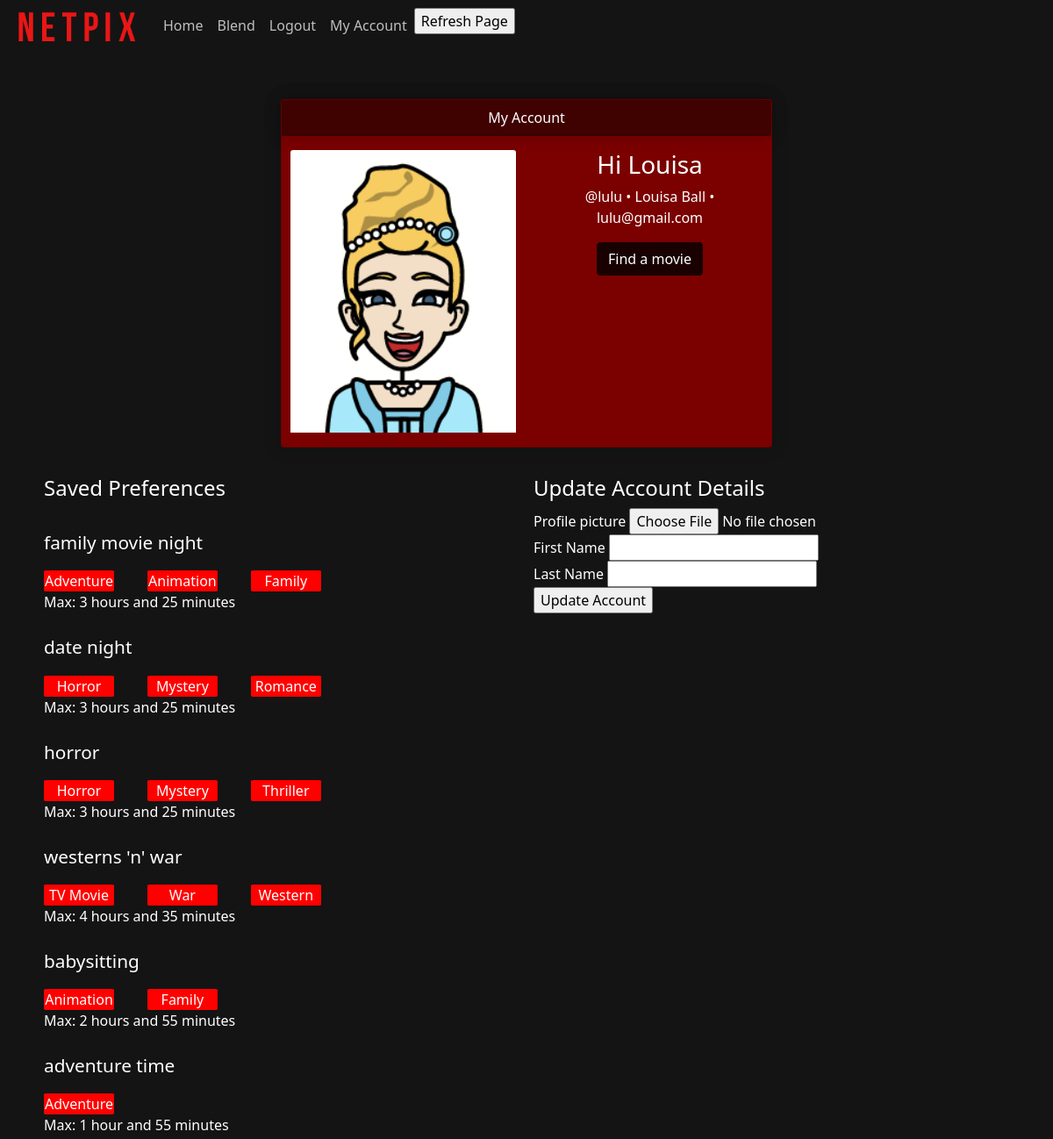
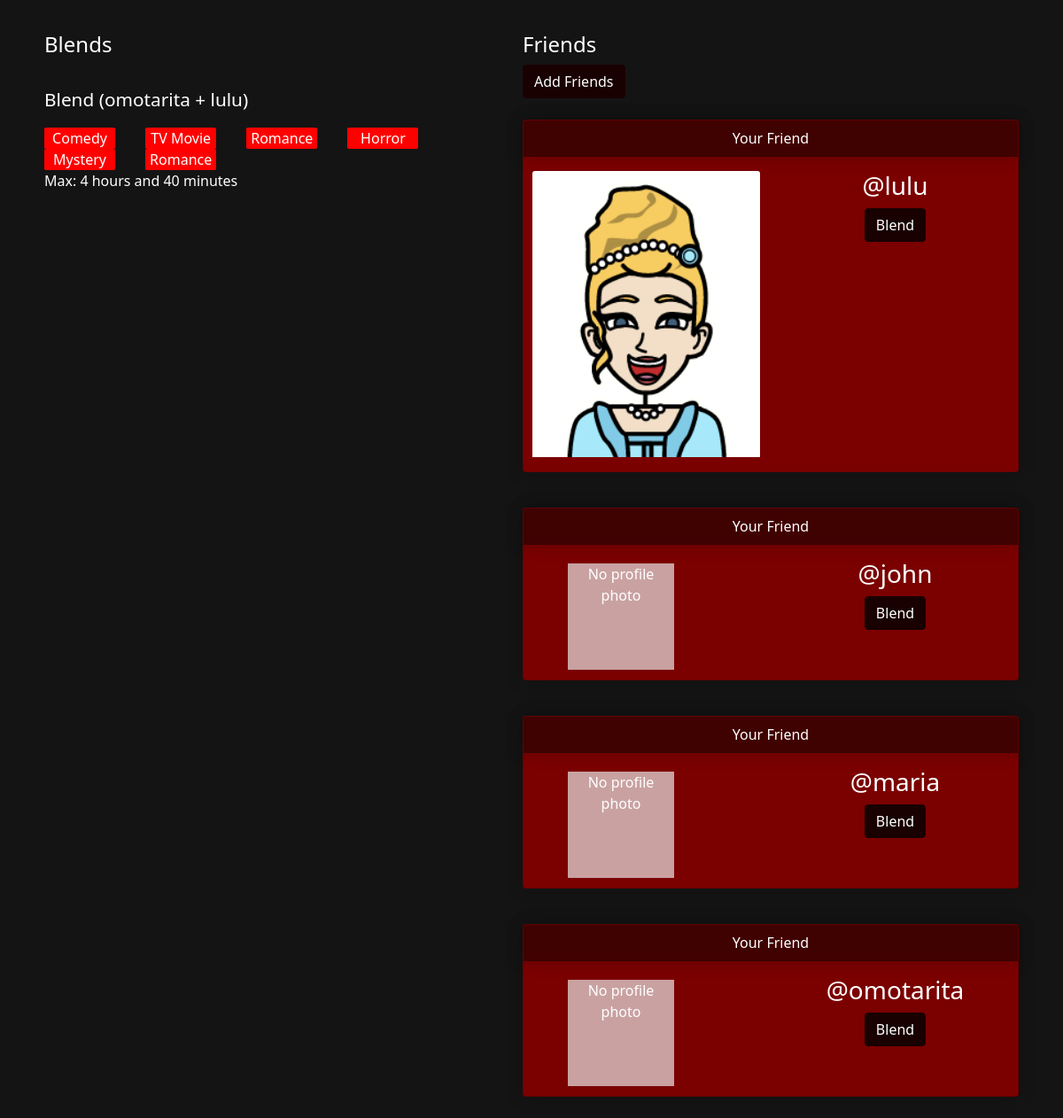
Page /auth/users/account (signed in) on the committed database (2 pictures, top to bottom).
### netpix_app/models.py (models this page shows, shortened)
class Account(db.Model):
    __tablename__ = "account"
    id = db.Column(db.Integer, primary_key=True)
    username = db.Column(db.Text, unique=True, nullable=False)
    email = db.Column(db.Text, unique=True, nullable=False)
    photo = db.Column(db.Text, unique=True, nullable=True)
    first_name = db.Column(db.Text, nullable=True)
    last_name = db.Column(db.Text, nullable=True)
    user_id = db.Column(db.Integer, db.ForeignKey('user.id'), nullable=False)
    user = db.relationship("User", back_populates="account")
    friendship = db.relationship("Friendship", uselist=False, back_populates="account")

class User(UserMixin, db.Model):
    __tablename__ = "user"
    id = db.Column(db.Integer, primary_key=True)
    username = db.Column(db.Text, unique=True, nullable=False)
    email = db.Column(db.Text, unique=True, nullable=False)
    password = db.Column(db.Text, nullable=False)
    account = db.relationship("Account", uselist=False, back_populates="user")
    saved_preferences = db.relationship("Saved_Preferences", uselist=False, back_populates="user")
    blend = db.relationship("Blend", back_populates="user")

class Saved_Preferences(db.Model):
    __tablename__ = "saved_preferences"
    id = db.Column(db.Integer, primary_key=True)
    tag = db.Column(db.Text, nullable=False)
    time_pref = db.Column(db.Integer, nullable=False)
    genre_prefs = db.Column(db.Text, nullable=False)
    user_id = db.Column(db.Integer, db.ForeignKey('user.id'), nullable=False)
    user = db.relationship("User", back_populates="saved_preferences")

class Blend(db.Model):
    __tablename__ = "blend_"
    id = db.Column(db.Integer, primary_key=True)
    tag = db.Column(db.Text, nullable=False)
    time_pref = db.Column(db.Integer, nullable=False)
    genre_prefs = db.Column(db.Text, nullable=False)
    primary_user = db.Column(db.Text, nullable=False)
    secondary_user = db.Column(db.Text, nullable=False)
    primary_user_id = db.Column(db.Integer, db.ForeignKey('user.id'), nullable=False)
    secondary_user_id = db.Column(db.Integer, nullable=False)
    user = db.relationship("User", back_populates="blend")

class Friendship(db.Model):
    __tablename__ = "friends"
    id = db.Column(db.Integer, primary_key=True)
    user = db.Column(db.Text, nullable=False)
    users_friend = db.Column(db.Text, nullable=False)
    friend_id = db.Column(db.Integer, nullable=False)
    user_id = db.Column(db.Integer, db.ForeignKey('account.user_id'), nullable=False)
    account = db.relationship("Account", back_populates="friendship")

### netpix_app/auth/routes.py (the view, shortened to what this page needs)
@auth_bp.route('/users/account', methods=['GET', 'POST'])
@auth_bp.route('/users/account/<username>', methods=['GET', 'POST'])
@login_required
def view_account(username=None):
    form = UpdateAccountForm()
    username = current_user.username
    account = Account.query.filter_by(username=username).first()
    email = account.email
    template_context = dict(username=username, email=email, first_name=None, last_name=None, photo_url=None, saved_prefs=None, friends=None, my_blends=None)
    if account.first_name != None:
        first_name = account.first_name
        template_context['first_name'] = first_name
    if account.last_name != None:
        last_name = account.last_name
        template_context['last_name'] = last_name
    if account.photo != None:
        photo_url = 'assets/images/' + account.photo
        template_context['photo_url'] = photo_url
    users_saved = Saved_Preferences.query.filter_by(user_id=current_user.id).all()
    saved_prefs = []
    if users_saved != None:
        i = 0
        while i<len(users_saved):
            user_id = users_saved[i].user_id
            saved_info = dict(tag=gather_pref_info(users_saved, i)[0], time_pref=gather_pref_info(users_saved, i)[1], genre_prefs=gather_pref_info(users_saved, i)[2], user_id=user_id)
            saved_prefs.append(saved_info)
            i = i+1
    users_blends = Blend.query.filter(or_(Blend.primary_user_id==current_user.id, Blend.secondary_user_id==current_user.id)).all()
    my_blends = []
    if users_blends != None:
        i = 0
        while i<len(users_blends):
            blend_info = dict(tag=gather_pref_info(users_blends, i)[0], time_pref=gather_pref_info(users_blends, i)[1], genre_prefs=gather_pref_info(users_blends, i)[2])
            my_blends.append(blend_info)
            i = i+1
    template_context['my_blends'] = my_blends
    template_context['saved_prefs'] = saved_prefs
    template_context['friends'] = list_friends()
    return render_template('view_account.html', form=form, **template_context)

### netpix_app/auth/forms.py
class UpdateAccountForm(FlaskForm):
    first_name = StringField('First Name')
    last_name = StringField('Last Name')
    photo = FileField('Profile picture', validators=[FileAllowed(photos, 'Images only!')])
    '''
    def request_friend(self, username, new_friend):
        #if friend exists (their username is in database) and is not friends with self
        pass
    '''

### netpix_app/auth/routes.py (called while the page is built)
@login_manager.user_loader
def load_user(user_id):
    if user_id is not None:
        return User.query.get(user_id)
    return None

def gather_pref_info(users_blends, i):
    tag = users_blends[i].tag
    time_pref = users_blends[i].time_pref
    time = process_time(time_pref)
    genre_prefs = users_blends[i].genre_prefs
    genre_prefs = genre_prefs.split("+")
    return tag, time, genre_prefs

def process_time(time_pref):
    hours = time_pref//60
    minutes= time_pref - (hours*60)
    if hours == 0:
        if minutes == 1:
            time = f"Max: {minutes} minute"
        else:
            time = f"Max: {minutes} minutes"
    elif hours == 1:
        if minutes ==1:
            time = f"Max: {hours} hour and {minutes} minute"
        else:
            time = f"Max: {hours} hour and {minutes} minutes"
    else:
        if minutes == 1:
            time = f"Max: {hours} hours and {minutes} minute"
        else:
            time = f"Max: {hours} hours and {minutes} minutes"
    return time

### netpix_app/templates/view_account.html (shortened to what this page needs)
<link rel="stylesheet" href="{{ url_for('static', filename='assets/css/custom.css') }}">
{% extends 'layout.html' %}
{% set title = 'My Account' %}
{% block content %}
<div class="d-flex justify-content-center">
    <div class="card text-center" style="width: 35rem;">
        <div class="card-header" style="width: 100%;">
          My Account
        </div>
        <div class="card-body">
            <div class="row">
                <div class="col-sm-6">
                    {% if photo_url != None %}
                            <img class="card-img-top" src="{{ url_for('static', filename=photo_url) }}" position="absolute" alt="User profile photo">
                    {% else %}
                            <div style="width: 120; height:120; background-color: rgb(201, 161, 161); position: relative; top: 5px; left: 40px; text-align: center;">Add profile photo below</div>
                    {% endif %}
                </div>
                <div class="col-sm-6">
                    {% if first_name != None %}
                        <h3 class="card-title">Hi {{ first_name }}</h3>
                    {% else %}
                        <h3 class="card-title">Hi @{{ username }}</h3>
                    {% endif %}
                    {% if (first_name != None) and (last_name != None) %}
                        <p class="card-text">@{{ username }} • {{ first_name }} {{ last_name }} • {{ email }}</p>
                    {% else %}
                        <p class="card-text">{{ email }} • @{{ username }}</p>
                    {% endif %}
                <a href="{{ url_for('index') }}" class="btn btn-primary">Find a movie</a>
                </div>
          </div>
        </div>
    </div>
</div>
<div class="d-flex justify-content-between">
    <div class="p-2" style="width: 50%">
        <h4>Saved Preferences</h4>
        {% if saved_prefs == [] %}
            <div>
                <h6>You don't have any saved preferences</h6>
            </div>
        {% else %}
            {% for saved_info in saved_prefs %}
                <div class="center">
                    <div class="row">
                        <div class="col-sm-10">
                            <p class="tag-name" style="font-size:1.3rem">{{ saved_info['tag'] }}</p>
                        </div>
                        <div class="col-sm-10">
                            <div class="flex-container">
                                <div class="row">
                                    {% for i in saved_info['genre_prefs'] %}
                                        <div class="col-sm-3">
                                            <div class="center" style="width:80px; background-color: red; text-align: center; border-radius:5%">{{ i }}</div>
                                        </div>
                                    {% endfor %}
                                </div>
                                <div class="row">
                                    <div>{{ saved_info['time_pref'] }}</div>
                                </div>
                            </div>
                        </div>
                    </div>
                </div>
            {% endfor %}
        {% endif %}
    </div>
    <div class="p-2" style="width: 50%">
        <h4>Update Account Details</h4>
        <form method="POST" action="{{ url_for('auth.view_account') }}" enctype="multipart/form-data">
            {{ form.photo.label }} {{ form.photo() }} <br>
            {{ form.first_name.label }} {{ form.first_name() }} <br>
            {{ form.last_name.label }} {{ form.last_name() }} <br>
            <input type="submit" value="Update Account">
        </form>
    </div>
</div>
<div class="d-flex justify-content-between">
    <div class="p-2">
        <h4>Blends</h4>
        {% if my_blends == [] %}
            <div>
                <h6>You don't have any blends</h6>
            </div>
        {% else %}
            {% for blend_info in my_blends %}
                <div class="center">
                    <div class="row">
                        <div class="col-sm-10">
                            <p class="tag-name" style="font-size:1.3rem">{{ blend_info['tag'] }}</p>
                        </div>
                        <div class="col-sm-10">
                            <div class="flex-container">
                                <div class="row">
                                    {% for i in blend_info['genre_prefs'] %}
                                        <div class="col-sm-3">
                                            <div class="center" style="width:80px; background-color: red; text-align: center; border-radius:5%">{{ i }}</div>
                                        </div>
                                    {% endfor %}
                                </div>
                                <div class="row">
                                    <div>{{ blend_info['time_pref'] }}</div>
                                </div>
                            </div>
                        </div>
                    </div>
                </div>
            {% endfor %}
        {% endif %}
    </div>
    <div class="p-2">
        <h4>Friends</h4>
        <a href="{{ url_for('auth.find_friends') }}" class="btn btn-primary">Add Friends</a>
        {% if friends == [] %}
            <div>
                <h6>No friends :(</h6>
            </div>
        {% else %}
            {% for friend_info in friends %}
                <form method="POST" action="{{ url_for('auth.blend_friend') }}">
                    <div class="d-flex justify-content-center" style="flex: 25em">
                        <div class="card text-center" style="width: 35rem;">
                            <div class="card-header" style="width: 100%;">
                            Your Friend
                            </div>
                            <div class="card-body">
                                <div class="row">
                                    <div class="col-sm-6">
                                        {% if friend_info['friends_photo'] != None %}
                                            <img class="card-img-top" src="{{ url_for('static', filename=friend_info['friends_photo']) }}" position="absolute" alt="User profile photo">
                                        {% else %}
                                            <div style="width: 120; height:120; background-color: rgb(201, 161, 161); position: relative; top: 5px; left: 40px; text-align: center;">No profile photo</div>
                                        {% endif %}
                                    </div>
                                    <div class="col-sm-6">
                                        <h3 class="card-title">@{{ friend_info['friends_username'] }}</h3>
                                        <input class="btn btn-primary" name="submit_button" type="submit" value="Blend">
                                    </div>
                                </div>
                            </div>
                        </div>
                    </div>
                </form>
            {% endfor %}
        {% endif %}
    </div>
</div>
{% endblock %}

### netpix_app/static/assets/css/custom.css (style rules this page uses)
.card { box-shadow: 0 0px 20px 0 rgba(0,0,0,0.2); background-color: rgb(123, 0, 0); transition: 0.3s; }
.card-header { padding-left: 0px; padding-right: 0px; box-shadow: 0 0px 20px 0 rgba(0,0,0,0.2); background-color: rgb(64, 1, 1); transition: 0.3s; }
.btn-primary { background-color: rgb(25, 1, 1); border-color: rgb(25, 1, 1); transition: 0.3s; }
.card-body { padding-left: 10px; padding-right: 10px; }
body { background-color: rgb(33, 35, 36); color: #FFFFFF }

### rows in the picture
Account: first_name "Louisa", last_name "Ball", email "lulu@gmail.com"
User: username "lulu"
Saved_Preferences: tag "family movie night", i "Adventure" "Animation" "Family", time_pref "Max: 3 hours and 25 minutes"
Saved_Preferences: tag "date night", i "Horror" "Mystery" "Romance", time_pref "Max: 3 hours and 25 minutes"
Saved_Preferences: tag "horror", i "Horror" "Mystery" "Thriller", time_pref "Max: 3 hours and 25 minutes"
Saved_Preferences: tag "westerns 'n' war", i "TV Movie" "War" "Western", time_pref "Max: 4 hours and 35 minutes"
Saved_Preferences: tag "babysitting", i "Animation" "Family", time_pref "Max: 2 hours and 55 minutes"
Saved_Preferences: tag "adventure time", i "Adventure", time_pref "Max: 1 hour and 55 minutes"
Blend: tag "Blend (omotarita + lulu)", i "Comedy" "TV Movie" "Romance" "Horror" "Mystery" "Romance", time_pref "Max: 4 hours and 40 minutes"
Friendship: friends_username "lulu"
Friendship: shows "No profile photo", friends_username "john"
Friendship: shows "No profile photo", friends_username "maria"
Friendship: shows "No profile photo", friends_username "omotarita"
